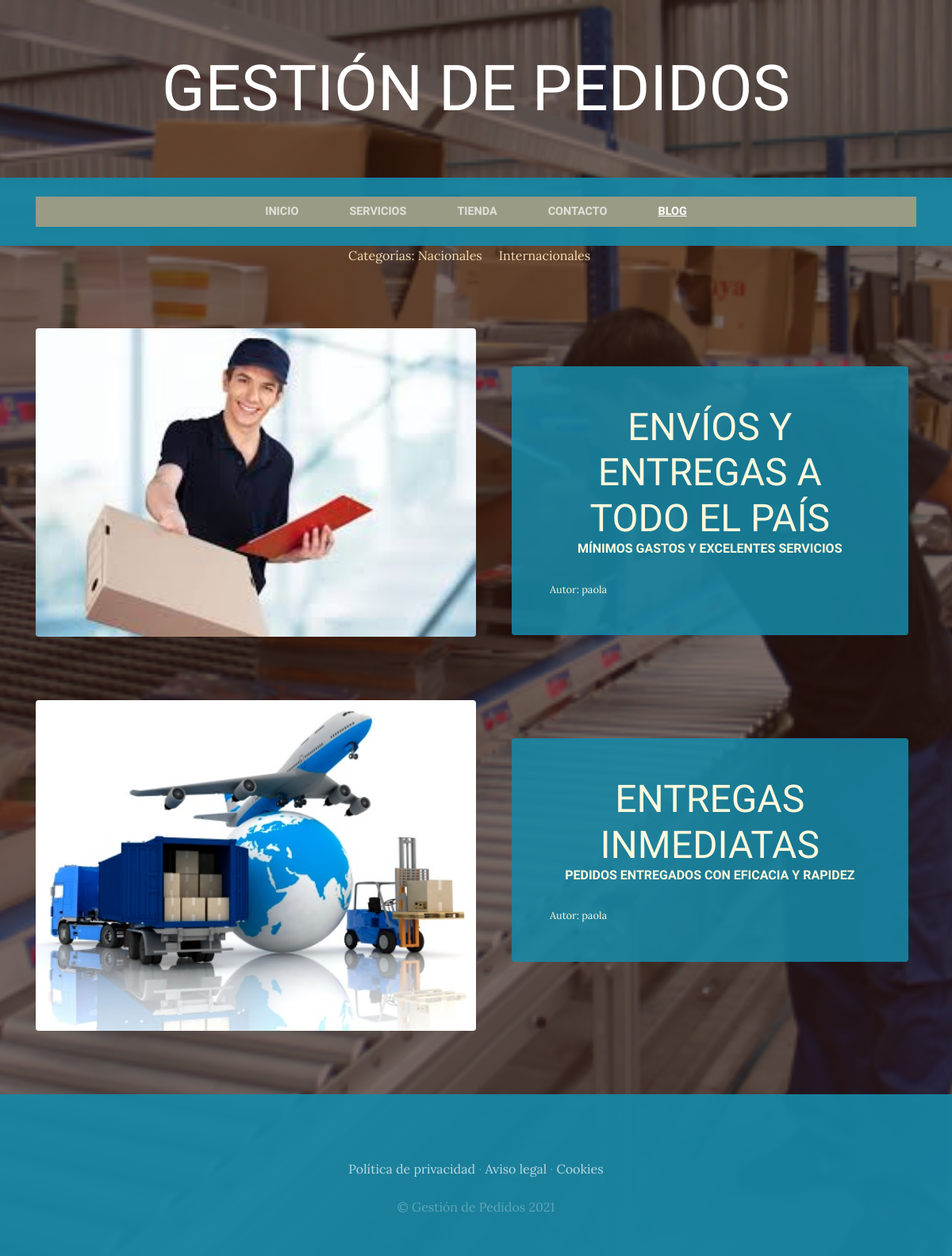
Screenshot of /blog/ with the database file from the repository.
### blog/models.py (models this page shows, shortened)
class Categoria(models.Model):
    nombre = models.CharField(max_length=50)
    created = models.DateTimeField(auto_now_add=True)
    updated = models.DateTimeField(auto_now_add=True)
    class Meta:
        verbose_name='categoria'
        verbose_name_plural='categorias'

class Post(models.Model):
    titulo = models.CharField(max_length=50)
    contenido = models.CharField(max_length=50)
    imagen = models.ImageField(upload_to='blog', null=True, blank=True)
    autor=models.ForeignKey(User, on_delete=models.CASCADE)
    categorias=models.ManyToManyField(Categoria)
    created = models.DateTimeField(auto_now_add=True)
    updated = models.DateTimeField(auto_now_add=True)
    class Meta:
        verbose_name='post'
        verbose_name_plural='posts'

### blog/views.py (the view)
# urls.py: 2. Add a URL to urlpatterns:  path('blog/', include('blog.urls'))
def blog(request):
    posts=Post.objects.all()
    return render(request,"blog/blog.html", {"posts": posts})

### carrito/context_processor.py (called while the page is built)
def importe_total_carrito(request):
    total=0
    if request.user.is_authenticated:
        for key, value in request.session["carrito"].items():
            total=total+(float(value["precio"])*value["cantidad"])
    return {"importe_total_carrito": total}

### blog/templates/blog/blog.html
{% extends "ProyectoWebApp/base.html" %} {% load static %} {% block content %}
<section>
    <div style="width: 75%; margin:auto; text-align:center; color:wheat">
        Categorías: {% for post in posts %} {% for categoria in post.categorias.all %} {{categoria.nombre}} &nbsp;&nbsp;&nbsp; {% endfor %} {% endfor %}
    </div>
</section>
{% for post in posts %}
<section class="page-section clearfix">
    <div class="container">
        <div class="intro">
            <img class="intro-img img-fluid mb-3 mb-lg-0 rounded" src="{{post.imagen.url}}" alt="" style="width: 50%;">
            <div class="intro-text left-0 text-center bg-faded p-5 rounded" style="background-color: #1688a7de;">
                <h2 class="section-heading mb-4">
                    <span class="section-heading-lower">{{post.titulo}}</span>
                    <span class="section-heading-upper">{{post.contenido}}</span>
                </h2>
                <div style="text-align: left; font-size: 0.8em;"> Autor: {{post.autor}}</div>
            </div>
        </div>
    </div>
</section>
{% endfor %} {% endblock %}

### ProyectoWebApp/static/ProyectoWebApp/css/gestion.css (style rules this page uses)
body { font-family: 'Lora'; background: linear-gradient(rgba(47, 23, 15, 0.65), rgba(47, 23, 15, 0.65)), url("../img/bg_main.jpg"); background-attachment: fixed; background-position: center; background-size: cover; }
h1, h2, h3, h4, h5, h6 { font-family: 'Raleway'; }
.page-section { margin-top: 5rem; margin-bottom: 5rem; }
.section-heading { text-transform: uppercase; }
.section-heading .section-heading-upper { display: block; font-size: 1rem; font-weight: 800; padding-bottom: .5rem; }
.section-heading .section-heading-lower { display: block; font-size: 3rem; font-weight: 100; }
.bg-faded { background-color: rgba(255, 255, 255, 0.85); }
.intro { position: relative; }
@media (min-width: 992px) { .intro .intro-img { width: 75%; float: left; } }
@media (min-width: 992px) { .intro .intro-text { left: 600; width: 60%; margin-top: 3rem; background-color: rgba(24, 64, 8); color: cornsilk; position: absolute; } }
@media (min-width: 1200px) { .intro .intro-text { width: 45%; } }

### rows the page displays
Post: imagen (picture), titulo "ENVÍOS Y ENTREGAS A TODO EL PAÍS", contenido "MÍNIMOS GASTOS Y EXCELENTES SERVICIOS", autor "paola"
Categoria: nombre "Nacionales"
Post: imagen (picture), titulo "ENTREGAS INMEDIATAS", contenido "PEDIDOS ENTREGADOS CON EFICACIA Y RAPIDEZ", autor "paola"
Categoria: nombre "Internacionales"
